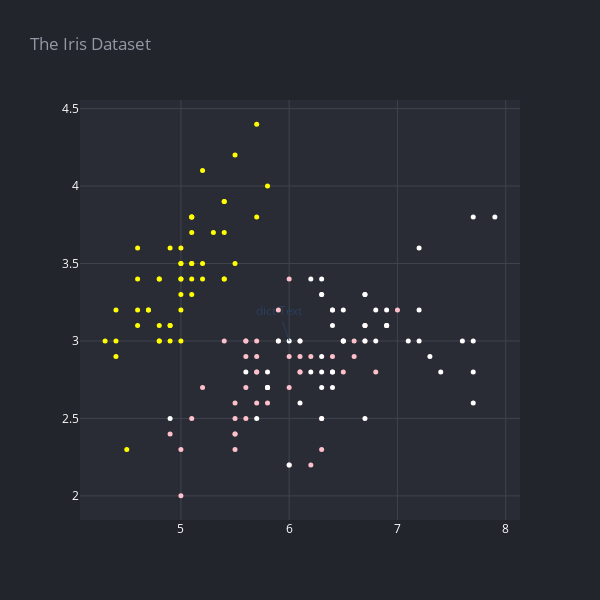

This figure's notebook cell:
### Code cell
fig = go.Figure(data=[scatter(df.sepal_length, df.sepal_width, 'The Iris Dataset', mode='markers', size=5, opacity=1, color = [['yellow', 'pink', 'white'][a] for a in df.iris_type])])


render(fig, title='The Iris Dataset', height=600, width=600)

### Figure 1 — Plotly figure (JSON) as saved in the notebook; plotly's stock layout.template omitted (floating-point values rounded to 4 significant figures; data arrays with more than 128 entries replaced by an {"elided": "..."} marker saying what was removed)
{"data": [{"marker": {"color": {"elided": "150 str values"}, "size": 5}, "mode": "markers", "name": "The Iris Dataset", "opacity": 1, "type": "scatter", "x": {"elided": "150 float values"}, "y": {"elided": "150 float values"}}], "layout": {"annotations": [{"text": "dict Text", "x": 6, "xref": "x", "y": 3, "yref": "y"}], "height": 600, "legend": {"font": {"color": "#ffffff"}}, "paper_bgcolor": "#22252B", "plot_bgcolor": "#292C34", "showlegend": false, "title": {"font": {"color": "#9398A4"}, "text": "The Iris Dataset"}, "width": 600, "xaxis": {"gridcolor": "#3F434F", "tickfont": {"color": "#ffffff"}, "title": {"font": {"color": "#ffffff"}}}, "yaxis": {"gridcolor": "#3F434F", "tickfont": {"color": "#ffffff"}, "title": {"font": {"color": "#ffffff"}}}}}
